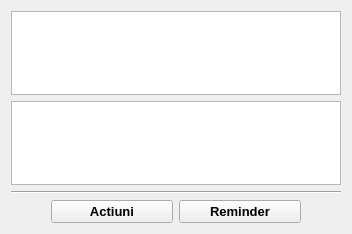
<?xml version="1.0" encoding="UTF-8"?>
<ui version="4.0">
 <class>Qmain_actions</class>
 <widget class="QWidget" name="Qmain_actions">
  <property name="geometry">
   <rect>
    <x>0</x>
    <y>0</y>
    <width>352</width>
    <height>234</height>
   </rect>
  </property>
  <property name="windowTitle">
   <string>qtCRMInterface</string>
  </property>
  <layout class="QGridLayout" name="gridLayout">
   <item row="0" column="0">
    <layout class="QVBoxLayout" name="Qvert_layout_main">
     <item>
      <widget class="QPlainTextEdit" name="Qtext_obs">
       <property name="cursor" stdset="0">
        <cursorShape>IBeamCursor</cursorShape>
       </property>
      </widget>
     </item>
     <item>
      <widget class="QPlainTextEdit" name="Qtext_data">
       <property name="cursor" stdset="0">
        <cursorShape>IBeamCursor</cursorShape>
       </property>
      </widget>
     </item>
     <item>
      <widget class="Line" name="Qline">
       <property name="orientation">
        <enum>Qt::Horizontal</enum>
       </property>
      </widget>
     </item>
     <item>
      <layout class="QHBoxLayout" name="Qhoriz_layout_buttons" stretch="0,1,1,0">
       <item>
        <spacer name="Qhoriz_spacer_1">
         <property name="orientation">
          <enum>Qt::Horizontal</enum>
         </property>
         <property name="sizeHint" stdset="0">
          <size>
           <width>40</width>
           <height>20</height>
          </size>
         </property>
        </spacer>
       </item>
       <item>
        <widget class="QPushButton" name="Qbutton_actions">
         <property name="font">
          <font>
           <pointsize>10</pointsize>
           <weight>75</weight>
           <bold>true</bold>
          </font>
         </property>
         <property name="cursor">
          <cursorShape>PointingHandCursor</cursorShape>
         </property>
         <property name="text">
          <string>Actiuni</string>
         </property>
        </widget>
       </item>
       <item>
        <widget class="QPushButton" name="Qbutton_reminder">
         <property name="font">
          <font>
           <pointsize>10</pointsize>
           <weight>75</weight>
           <bold>true</bold>
          </font>
         </property>
         <property name="cursor">
          <cursorShape>PointingHandCursor</cursorShape>
         </property>
         <property name="text">
          <string>Reminder</string>
         </property>
        </widget>
       </item>
       <item>
        <spacer name="Qhoriz_spacer_2">
         <property name="orientation">
          <enum>Qt::Horizontal</enum>
         </property>
         <property name="sizeHint" stdset="0">
          <size>
           <width>40</width>
           <height>20</height>
          </size>
         </property>
        </spacer>
       </item>
      </layout>
     </item>
    </layout>
   </item>
  </layout>
 </widget>
 <resources/>
 <connections/>
</ui>
